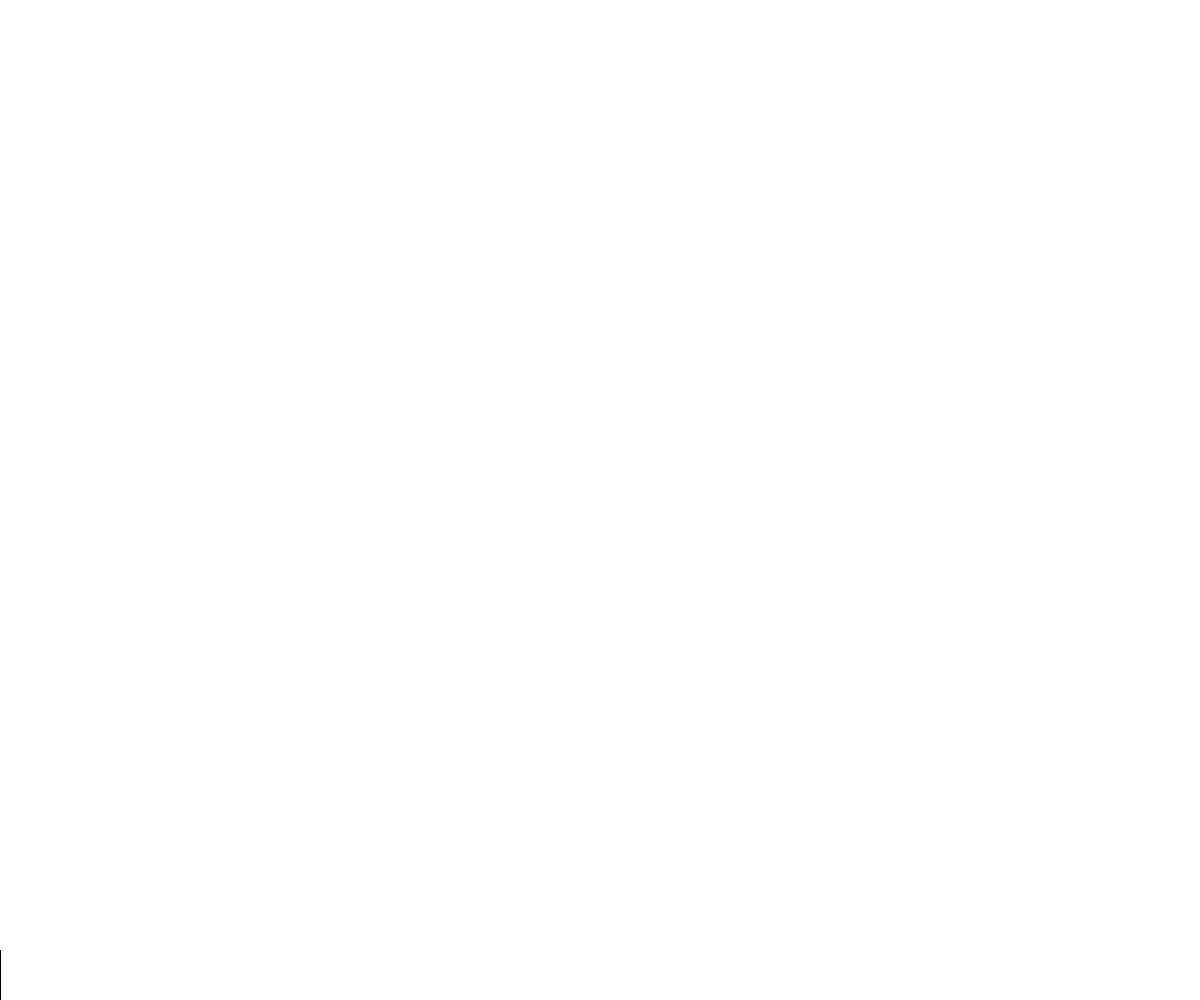
Frame 1 (no input)
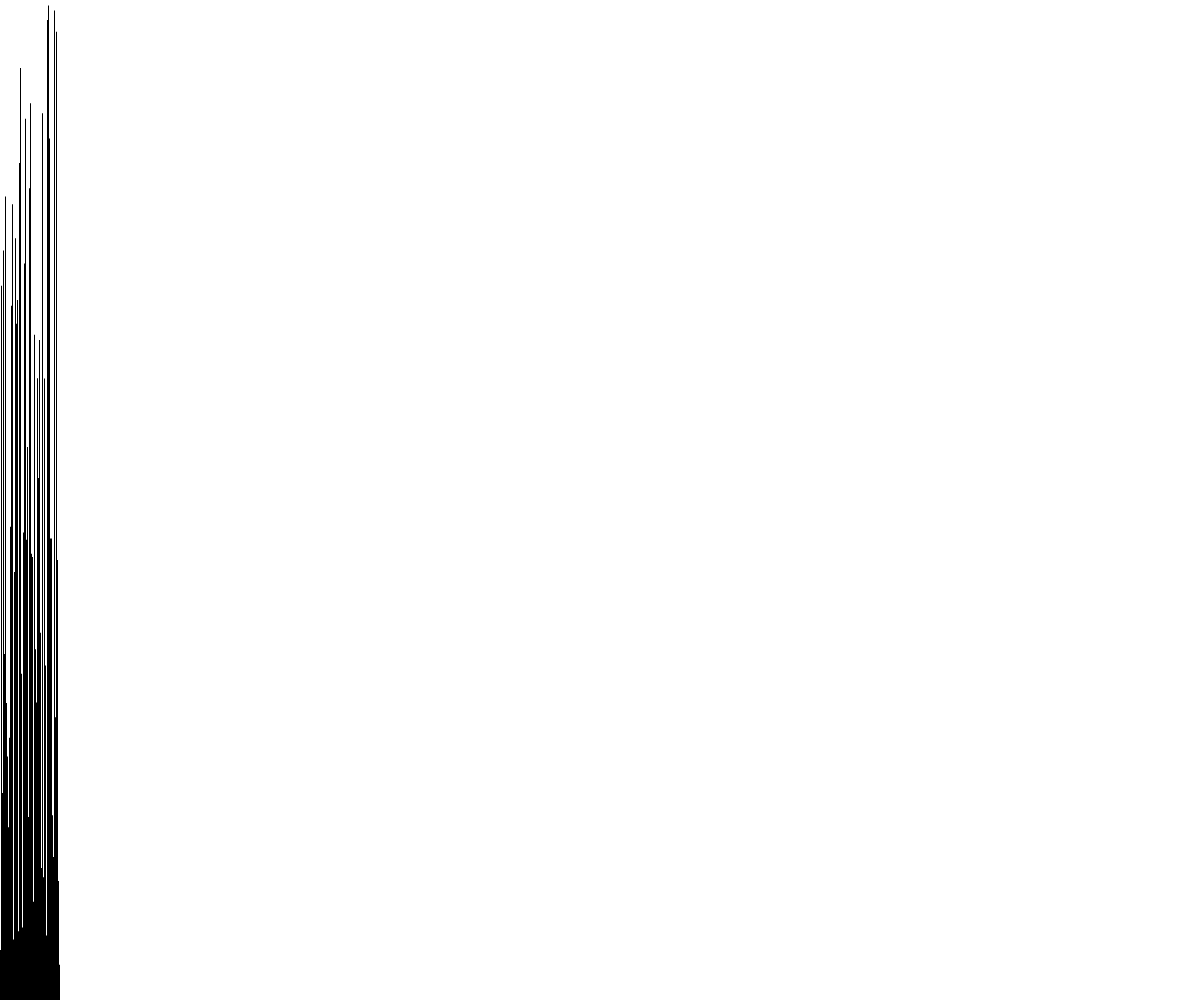
Frame 60 (no input)
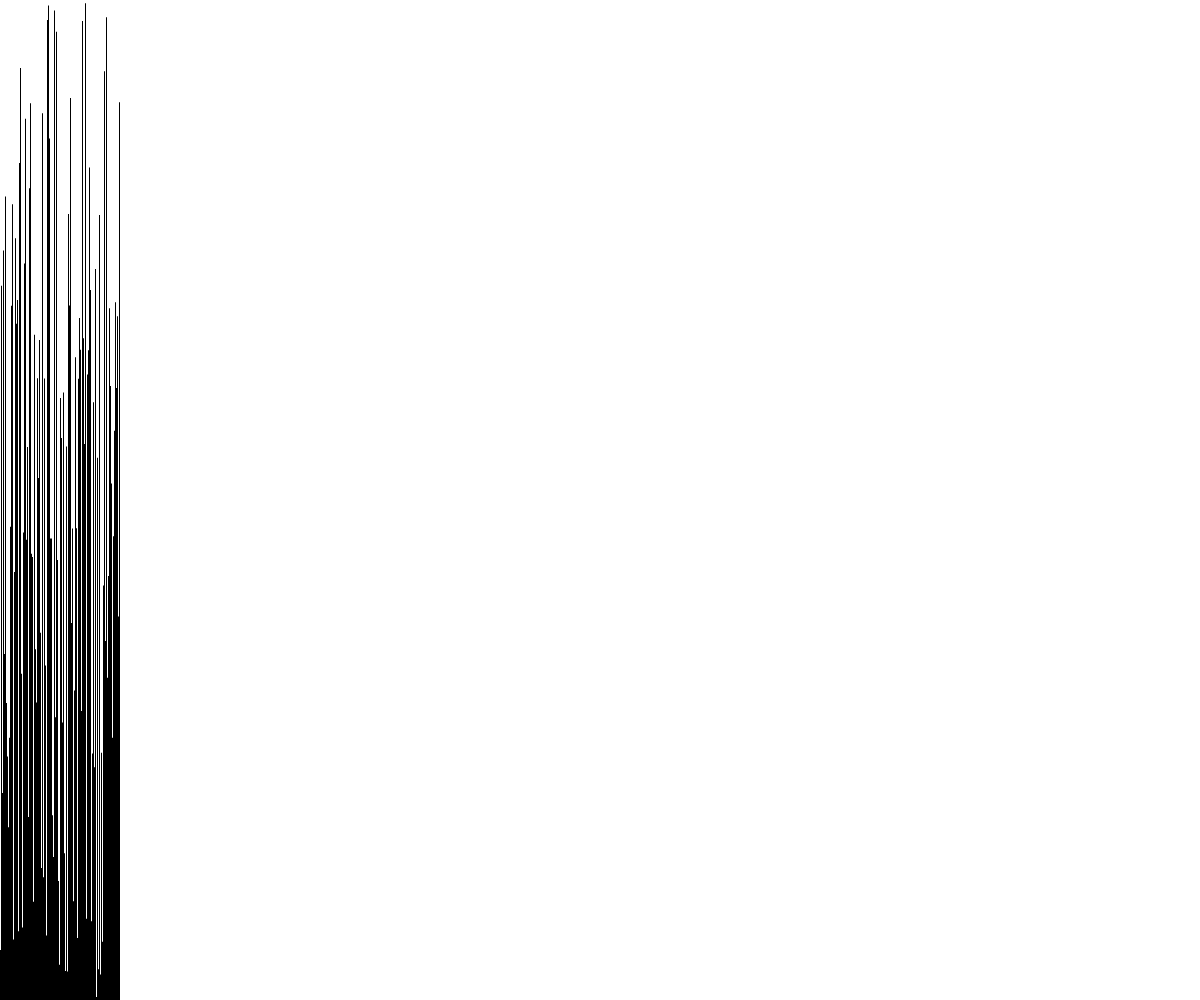
Frame 120 (the mouse pressed at the canvas centre since frame 60)

The p5.js sketch that drew these frames (run headless with seeded random() and noise() and a simulated clock; from frame 60 on, the mouse is pressed at the canvas centre):

// p5.js sketch
// ── sketch.js
// Project Title
// Your Name
// Date
//
// Extra for Experts:
// - describe what you did to take this project "above and beyond"

let lineX = 0;
let lineY = 50;

function setup() {
  background(240)
  createCanvas(windowWidth, windowHeight);
}

function draw() {
  fill (0);
  noStroke();
  rect(lineX, height - lineY, 1, lineY);
  lineX = lineX + 1;
  lineY = random(height);
}
